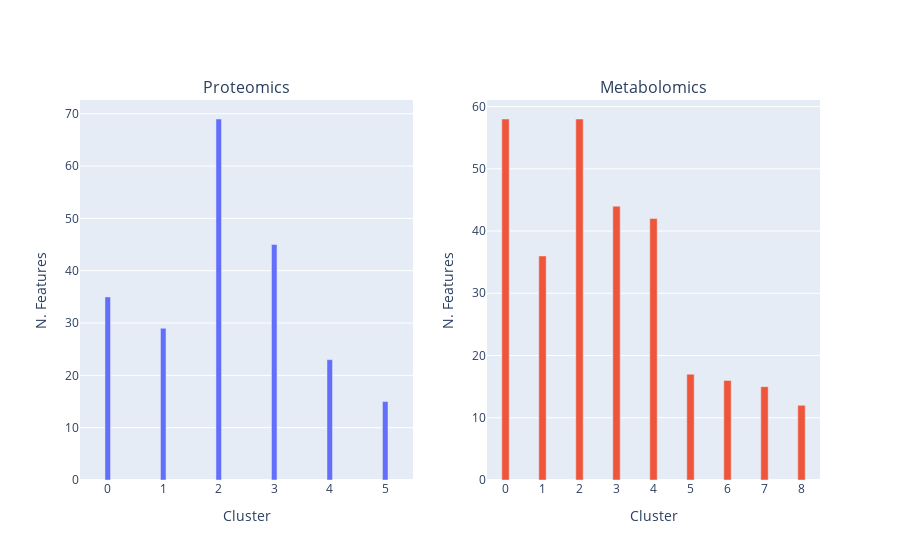

Here is the notebook cell this chart was saved with:
### Code cell
# Number of features per cluster

fig = make_subplots(rows=1, cols=2, subplot_titles=['Proteomics', 'Metabolomics'])
fig.add_trace(go.Bar(
    x=[str(i) for i in range(len(qqcom))],
    y=[len(i) for i in qqcom], width=0.1, showlegend=False
), row=1, col=1)

fig.add_trace(go.Bar(
    x=[str(i) for i in range(len(mmcom))],
    y=[len(i) for i in mmcom], width=0.2, showlegend=False
), row=1, col=2)
fig.update_xaxes(title='Cluster')
fig.update_yaxes(title='N. Features')

fig.show()
with open(file, 'a') as f:
    f.write(fig.to_html(full_html=False, include_plotlyjs='cdn', default_height='50%', default_width='80%'))

### Figure 1 — Plotly figure (JSON) as saved in the notebook; plotly's stock layout.template omitted (floating-point values rounded to 4 significant figures)
{"data": [{"showlegend": false, "type": "bar", "width": 0.1, "x": ["0", "1", "2", "3", "4", "5"], "xaxis": "x", "y": [35, 29, 69, 45, 23, 15], "yaxis": "y"}, {"showlegend": false, "type": "bar", "width": 0.2, "x": ["0", "1", "2", "3", "4", "5", "6", "7", "8"], "xaxis": "x2", "y": [58, 36, 58, 44, 42, 17, 16, 15, 12], "yaxis": "y2"}], "layout": {"annotations": [{"font": {"size": 16}, "showarrow": false, "text": "Proteomics", "x": 0.225, "xanchor": "center", "xref": "paper", "y": 1, "yanchor": "bottom", "yref": "paper"}, {"font": {"size": 16}, "showarrow": false, "text": "Metabolomics", "x": 0.775, "xanchor": "center", "xref": "paper", "y": 1, "yanchor": "bottom", "yref": "paper"}], "xaxis": {"anchor": "y", "domain": [0, 0.45], "title": {"text": "Cluster"}}, "xaxis2": {"anchor": "y2", "domain": [0.55, 1], "title": {"text": "Cluster"}}, "yaxis": {"anchor": "x", "domain": [0, 1], "title": {"text": "N. Features"}}, "yaxis2": {"anchor": "x2", "domain": [0, 1], "title": {"text": "N. Features"}}}}
